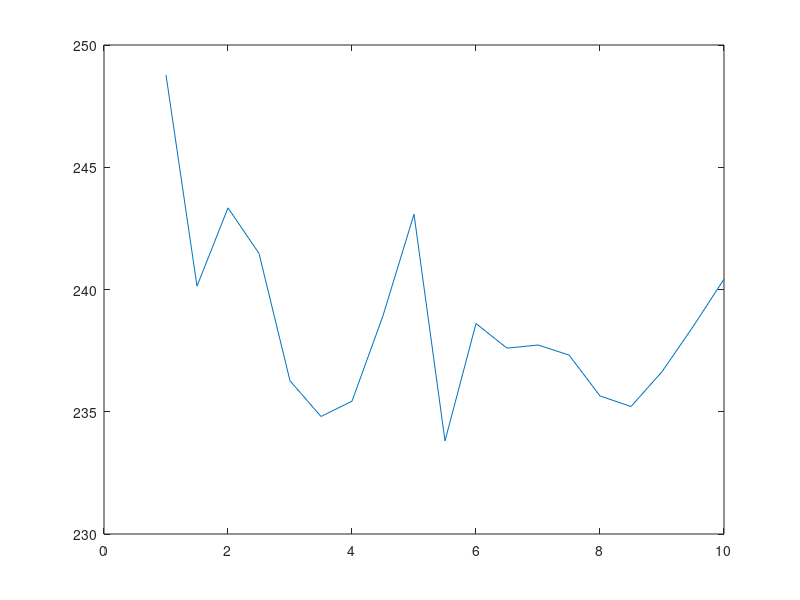
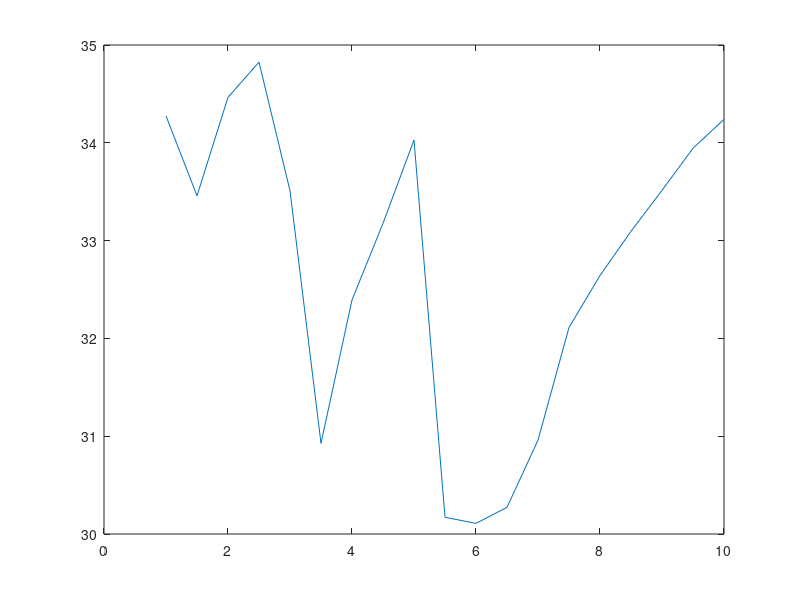

These figures' MATLAB source, in order: (Note: this script raises an error after producing the figures.)
clear all; close all;

load('DataHW3.mat')

% Remove outliers

ind = P < 60;
P = P(ind);
T = T(ind);
E = E(ind);
N = N(ind);

%% Problem 1
% (3 points)
% (a)

meanT = mean(T);
disp(['mean of T: ', num2str(meanT)])
meanP = mean(P);
disp(['mean of P: ', num2str(meanP)])

stdT = std(T);
disp(['std of T: ', num2str(stdT)])
stdP = std(P);
disp(['std of P: ', num2str(stdP)])

%%
% (b)

step = 2;
bounds = 0:step:10;
nw = floor(10/step);
Tw = nan(nw);
Pw = nan(nw);


for i=1:nw
    for j=1:nw
        ind = E>bounds(j) & E <= bounds(j+1) & ...
              N>bounds(i) & N <= bounds(i+1);
        Tw(i, j) = mean(T(ind));
        Pw(i, j) = mean(P(ind));
    end
end

meanT_glob = mean2(Tw);
meanP_glob = mean2(Pw);

disp(['Global mean of T (2x2): ', num2str(meanT_glob)])
disp(['Global mean of P (2x2): ', num2str(meanP_glob)])

%%
% (c)

Wsize = .5:.5:10;
n = length(Wsize);
meanT = zeros(n, 1);
meanP = zeros(n, 1);


for k=1:n
    step = Wsize(k);
    bounds = 0:step:10;
    nw = floor(10/step);
    Tw = nan(nw);
    Pw = nan(nw);


    for i=1:nw
        for j=1:nw
            ind = E>bounds(j) & E <= bounds(j+1) & ...
                  N>bounds(i) & N <= bounds(i+1);
            Tw(i, j) = mean(T(ind));
            Pw(i, j) = mean(P(ind));
        end
    end
    
    meanT(k) = mean2(Tw);
    meanP(k) = mean2(Pw);
end

figure
plot(Wsize, meanT)

figure
plot(Wsize, meanP)

%% Problem 2
% (4 points)
% (a)
E1 = 1; N1 = 6;
E2 = 6; N2 = 4;

%%
% polygonal method
n = length(N);
dist1 = Inf; dist2 = Inf;
P1 = NaN; P2 = NaN; T1 = NaN; T2 = NaN; 
for i=1:n
    dN1 = N1 - N(i);
    dE1 = E1 - E(i);
    dist1_tmp = sqrt(dN1^2 + dE1^2);
    if (dist1_tmp < dist1)
        dist1 = dist1_tmp;
        P1 = P(i); T1 = T(i);
    end
    
    dN2 = N2 - N(i);
    dE2 = E2 - E(i);
    dist2_tmp = sqrt(dN2^2 + dE2^2);
    if (dist2_tmp < dist2)
        dist2 = dist2_tmp;
        P2 = P(i); T2 = T(i);
    end
end

disp(['P(x1, y1) = ' , num2str(P1)])
disp(['P(x2, y2) = ' , num2str(P2)])

disp(['T(x1, y1) = ' , num2str(T1)])
disp(['T(x2, y2) = ' , num2str(T2)])

%%
% triangular method
Pinterp = TriScatteredInterp(E, N, P);
P1 = Pinterp(E1, N1);
P2 = Pinterp(E2, N2);

Tinterp = TriScatteredInterp(E, N, T);
T1 = Tinterp(E1, N1);
T2 = Tinterp(E2, N2);

disp(['P(x1, y1) = ' , num2str(P1)])
disp(['P(x2, y2) = ' , num2str(P2)])

disp(['T(x1, y1) = ' , num2str(T1)])
disp(['T(x2, y2) = ' , num2str(T2)])

%%
% Inverse distance method

dN1 = N - N1;
DE1 = E - E1;
dist1 = sqrt(dN1.^2 + dE1.^2);
P1 = dist1' * P / sum(dist1); 
T1 = dist1' * T / sum(dist1);

dN2 = N - N2;
dE2 = E - E2;
dist2 = sqrt(dN2.^2 + dE2.^2);
P2 = dist2' * P / sum(dist2);
T2 = dist2' * T / sum(dist2);

disp(['P(x1, y1) = ' , num2str(P1)])
disp(['P(x2, y2) = ' , num2str(P2)])

disp(['T(x1, y1) = ' , num2str(T1)])
disp(['T(x2, y2) = ' , num2str(T2)])


%%
% (b)

spacing = 0:.1:10;
n = length(spacing);
Tgrid = nan(n);

for i=1:n
    for j = 1:n
        Ns = spacing(i);
        Es = spacing(j);
        dN = Ns - N;
        dE = Es - E;
        dist = sqrt(dN.^2 + dE.^2);
        Tgrid(i, j) = dist' * T / sum(dist);
    end
end

imagesc(Tgrid)

%%
spacing = 0:.1:10;
n = length(spacing);
Tgrid = nan(n);

for i=1:n
    for j = 1:n
        Ns = spacing(i);
        Es = spacing(j);
        Tgrid(i, j) = Tinterp(Es, Ns);
    end
end

imagesc(Tgrid)
